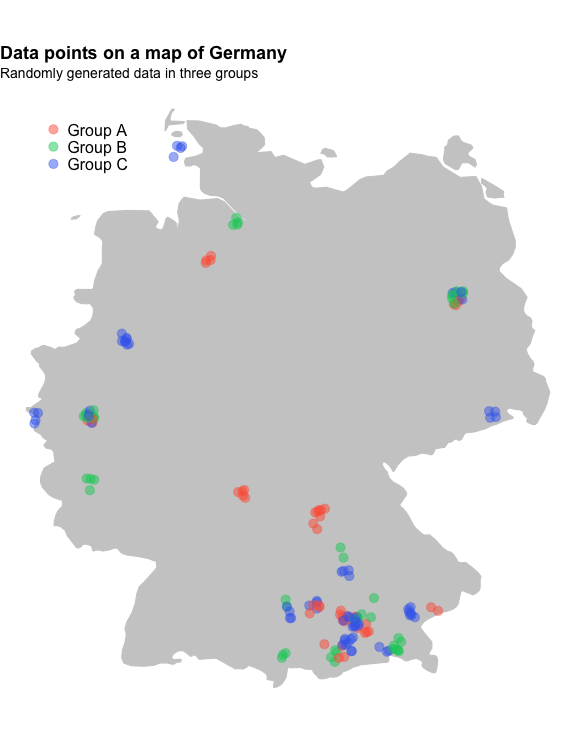

Write the R code that produced this figure.
# ========================================#========================================

# data points mapped on germany / a reproducible example of advanced data visualization 

# ========================================#========================================

# load libraries
library(ggplot2)
library(ggmap)
library(maps)

# ========================================#========================================

# set wd
setwd(dir = "read") # change wd to your wd

# read data
data.on.map <- read.csv(file = "data.on.map.csv", header = TRUE, sep = ";", quote = "\"", dec = ".")
View(data.on.map)

# ========================================#========================================

# print map plot
setwd(dir = "print") # change wd to your wd

png(filename="data.on.map.png", width=576, height=756, units="px")
par(mfrow=c(1,1))

germany <- map_data("world", region = "Germany")
germany <- as.data.frame(germany)

ggplot() +
  geom_polygon(data = germany, aes(x = long, y = lat, group = group), fill = "grey80", color = "grey80") +
  coord_fixed(1.3) +
  
  # modify theme
  theme_void()+
  theme(legend.position = "none") +
  geom_point(data = data, aes(y = lat, x = lng, color = group, fill = group), 
             shape = 21, size = 4, alpha = 0.5, 
             position = position_jitter(width=.1,height=.1)) + # data points are jittered to avoid overplotting
  
  # modify titles and legend
  theme(axis.title=element_blank(), 
        axis.text=element_blank(), 
        axis.ticks=element_blank(), 
        legend.position=c(0.15, 0.9), 
        legend.title = element_blank(),  
        legend.text = element_text(size=16)) + 
  labs(title = "Data points on a map of Germany", 
       subtitle = "Randomly generated data in three groups") + 
  theme(plot.title = element_text(size=18, face = "bold"), 
        plot.subtitle = element_text(size=14)) + 
  
  # modify color and fill
  scale_color_manual(values = c("tomato", "springgreen3", "royalblue2")) + 
  scale_fill_manual(values = c("tomato", "springgreen3", "royalblue2"))

dev.off()

# ========================================#========================================
